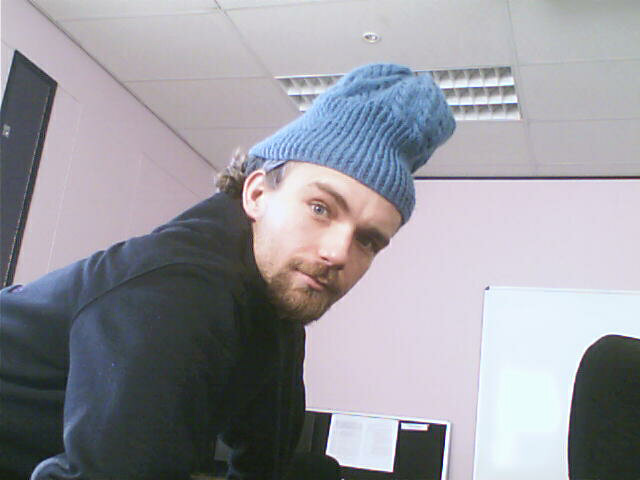
#> input picture skinsegmentation/silly.jpg, 640 x 480 px
$ python seg.py
#> lines starting #> are read from the running program, lines starting #| are printed output that depends on the picture; after the words box and inside, x2 and y2 are one past the last pixel; in counts of white or black regions, pixels touching at a corner belong together
import cv2
import numpy as np

img = cv2.imread('silly.jpg')
#> img is the input picture: shape (480, 640, 3); mean B, G, R 159, 152.1, 152.5
hsv = cv2.cvtColor(img, cv2.COLOR_BGR2HSV)
#> hsv: shape (480, 640, 3); mean H, S, V 108.8, 32.4, 162.9

lower_skin = np.array([0, 20, 70], dtype=np.uint8)
upper_skin = np.array([20, 255, 255], dtype=np.uint8)

skin_mask = cv2.inRange(hsv, lower_skin, upper_skin)
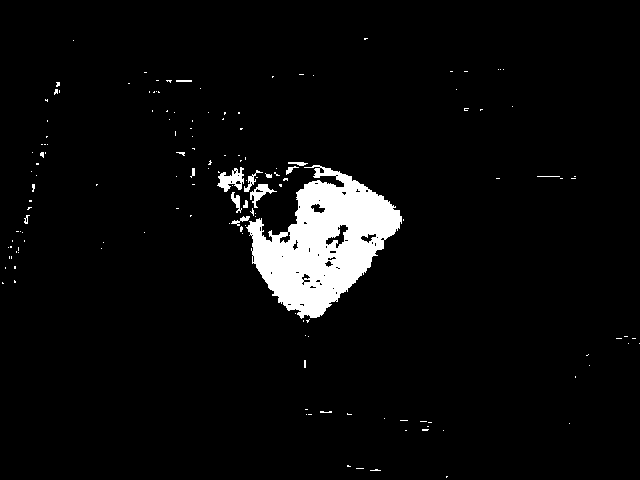
#> skin_mask: shape (480, 640); 4.6% white; 152 white regions (138 under 20 px), largest, box (x1, y1, x2, y2) and area: (246, 165, 402, 319) 12360, (217, 167, 244, 192) 357, (250, 184, 277, 208) 227

skin = cv2.bitwise_and(img, img, mask=skin_mask)
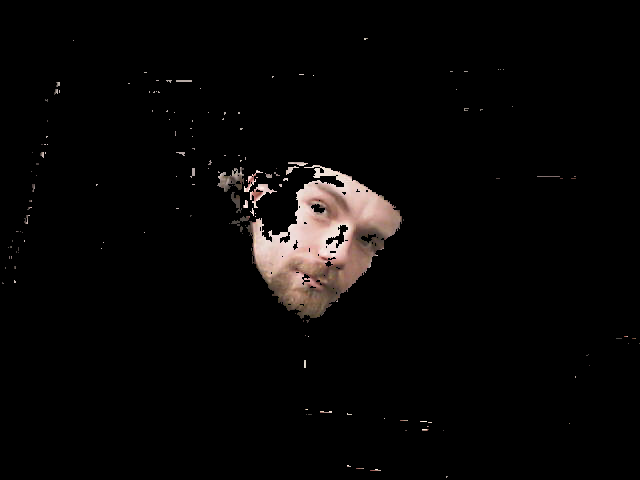
#> skin: shape (480, 640, 3); mean B, G, R 6.3, 6.7, 8.2

cv2.imshow('Original', img)
cv2.imshow('Skin', skin)
if cv2.waitKey(0) & 0xFF == ord('q'):
#> (key q is pressed here)
  cv2.destroyAllWindows()
